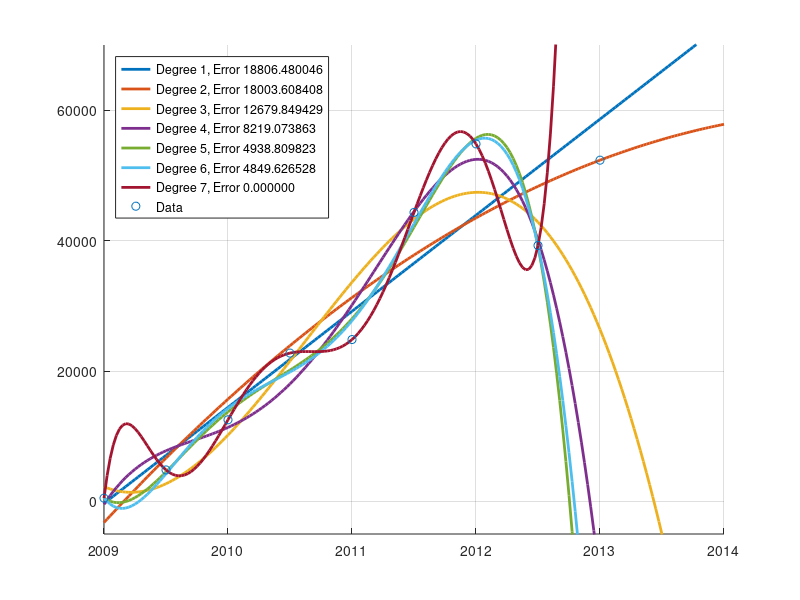
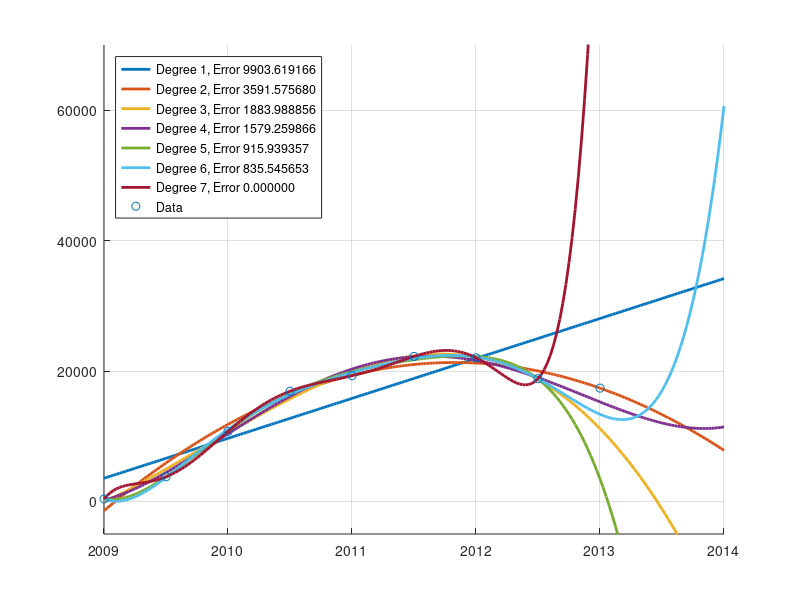

These charts were generated, in order, by the following MATLAB code:
% COSE281 ENGINEERING MATHEMATICS 2019 ASSIGNMENT 4 PROBLEM #1
% STUDENT IDs: 2015320143, 2016320128, 2018320250
% 
% kickstarter.m fits the given data about the number of funded and 
% non-funded projects on Kickstarter from 2009 to 2016 with polynomials 
% from degree 1 until 7 using the Vandermonde method and plots the measured 
% data points. 

% clear the workspace, close all figures and clear the output window 
% of Matlab.
close all;
clear all;
clc;

% define the number of funded and non-funded projects on Kickstarter from 
% 2009 to 2016 as row vectors
funded = [373 3772 10746 16903 19271 22233 22036 18823];
nonfunded = [501 4825 12516 22749 24823 44325 54831 39251];

% creates figure for the non-funded projects
figure('Name', 'Question 1: Non-funded Projects', 'Position', [100 100 600 500]);
grid on; 
xlim([0 10]), ylim([-5000 70000]);
% sets the x index values to corresponding years
xticklabels({'2009', '2010', '2011', '2012', '2013', '2014', '2015', '2016', '2017', '2018', '2019'});
hold on

% fit the data with polynomials from degree 1 to 7 using the Vandermonde
% method
for i = 1 : 7
    A = [0 : 7]' .^ [0 : i];
    coeff = A \ nonfunded';
    y = [0 : 0.05 : 10]' .^ [0 : i] * coeff;
    % calculate the errors  ## not sure if it's needed ? 
    err(i) = norm(A * coeff - nonfunded');
    plot([0 : 0.05 : 10], y, 'linewidth', 2, 'displayname', sprintf('Degree %d, Error %f', i, err(i)))
    % to use if not need error part
    % plot([0 : 0.05 : 10], y, 'linewidth', 2, 'displayname', sprintf('Degree %d', i))
end

% predict the number of non-funded projects in 2020 using the model of
% polynomial degree 2 
N = [0 : 7]' .^ [0 : 2];
n_coeff = N \ nonfunded';
n_predict = [1 8 8^2] * n_coeff;

% add the predicted value to the array of number of non-funded projects
nonfunded = [nonfunded, n_predict];

% plot the measured data points for non-funded projects
scatter([0 : 8]', nonfunded','displayname','Data'); 
% set legend position
legend('location', 'northwest');

% creates figure for the funded projects
figure('Name', 'Question 1: Funded Projects', 'Position', [730 100 600 500]);
grid on;
xlim([0 10]), ylim([-5000 70000]);
% sets the x index values to corresponding years
xticklabels({'2009', '2010', '2011', '2012', '2013', '2014', '2015', '2016', '2017', '2018', '2019'});
hold on

% fit the data with polynomials from degree 1 to 7 using the Vandermonde
% method
for i = 1 : 7
    A = [0 : 7]' .^ [0 : i];
    coeff = A \ funded';
    y = [0 : 0.05 : 10]' .^ [0 : i] * coeff;
    % calculate the errors  ## not sure if it's needed ? 
    err(i) = norm(A * coeff - funded');
    plot([0 : 0.05 : 10], y, 'linewidth', 2, 'displayname', sprintf('Degree %d, Error %f', i, err(i)))
    % to use if not need error part
    % plot([0 : 0.05 : 10], y, 'linewidth', 2, 'displayname', sprintf('Degree %d', i))
end

% predict the number of funded projects in 2020 using the model of
% polynomial degree 2 
F = [0 : 7]' .^ [0 : 2];
f_coeff = F \ funded';
f_predict = [1 8 8^2] * f_coeff;

% add the predicted value to the array of number of funded projects
funded = [funded, f_predict];

% plot the measured data points for non-funded projects
scatter([0 : 8]', funded','displayname','Data'); 
% set legend position
legend('location', 'northwest');

%% Questions)
%   Which of the models do you think fits the data best for each of the 
%   two datasets? Do the degrees differ for the two datasets? 
%   Why would they? Why would they not?
%   Using your model as a predictor model, how many projects will be funded
%   and non-funded in 2020?
% Answer)
% for the data set of non-funded projects, the model with polynomial degree
% of 2 seems to fit the data best. while the model with polynomial degree 7
% fits the data with no errors, it overfits. models with polynomial degrees 
% 4 to 6 are more general than 7, but they seem to be predicting that the 
% number of non-funded projects will decrease dramatically based on the 
% sudden drop from 2015 to 2016. based on the steady increasing trend from 
% 2009 to 2015, the drop in 2016 may be a singular occurence. therefore,
% model with polynomial degree 2 seems to be the best compromise between
% fit quality and generalizability. this model predicts that about 52335
% projects will be funded in 2020.
% for the data set of funded projects, the model with polynomial degree
% of 2 seems to fit the data best. the models with polynomial degrees 6 and
% 7 predict a sudden increase, and the models with polynomial degrees 3 and
% 5 predict a sudden decrease. however, changes in the number of funded
% projects in the past years do not show any sharp peaks or drops, so the
% models' predictions seem unrealistic. the model with polynomial degree 2
% not only generalises well but also reflects the past trend, best fitting
% the data. based on this model, there will be about 17372 funded projects 
% in 2020. 
